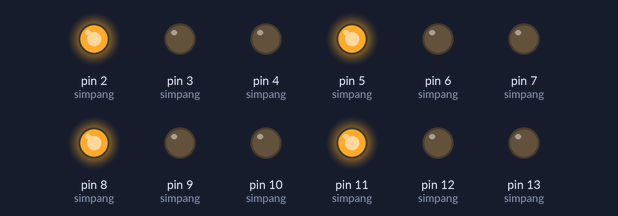
The sketch below on a simulated Arduino Uno, built with avr-gcc and run on an emulated ATmega328P. Parts: output pins drawn as LEDs (lit = HIGH).

Above: at 0.1 s.
At 1.1 s:
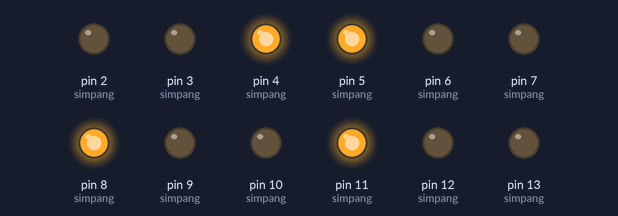
At 7.83 s:
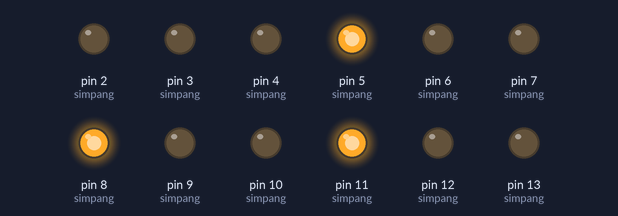
At 15.0 s:
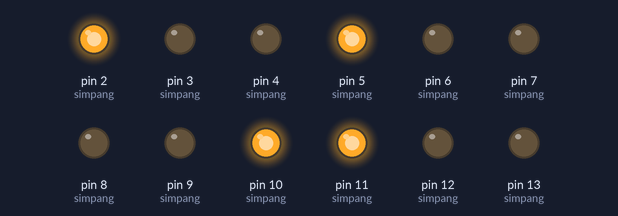
At 22.0 s:
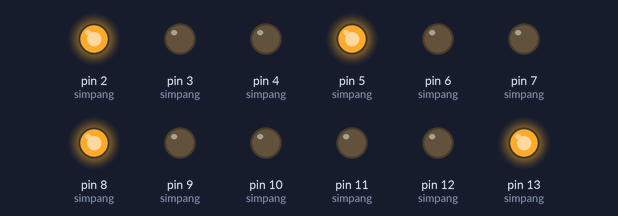
At 36.0 s:
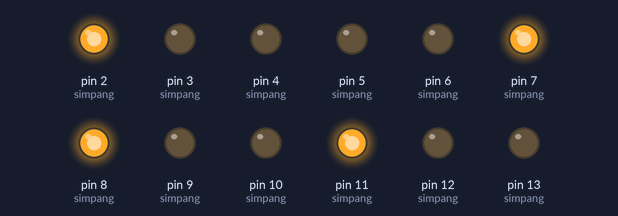
Timing chart, 0 to 37.5 s (numbered marks = the images above):
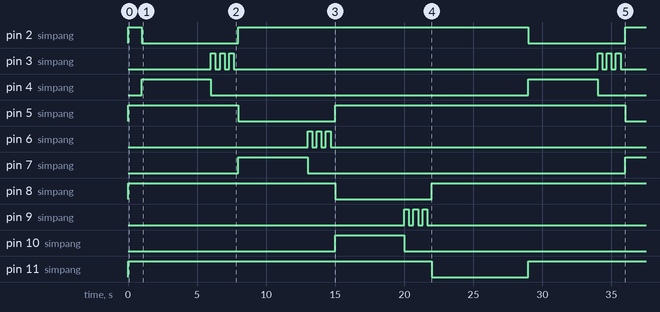

Measured:
- by itself, pin 2 (simpang): alternates HIGH for 21.0 s and LOW for 7.0 s
- by itself, pin 3 (simpang): LOW → HIGH at 6.0 s, → LOW 0.33 s later, → HIGH 0.33 s later, → LOW 0.33 s later, … (12 changes in this stretch)
- by itself, pin 4 (simpang): alternates HIGH for 5.0 s and LOW for 23.0 s
- by itself, pin 5 (simpang): HIGH → LOW at 8.0 s, → HIGH 7.0 s later, → LOW 21.0 s later
- by itself, pin 6 (simpang): LOW → HIGH at 13.0 s, → LOW 0.33 s later, → HIGH 0.33 s later, → LOW 0.33 s later, … (6 changes in this stretch)
- by itself, pin 7 (simpang): LOW → HIGH at 8.0 s, → LOW 5.0 s later, → HIGH 23.0 s later
- by itself, pin 8 (simpang): HIGH → LOW at 15.0 s, → HIGH 7.0 s later
- by itself, pin 9 (simpang): LOW → HIGH at 20.0 s, → LOW 0.33 s later, → HIGH 0.33 s later, → LOW 0.33 s later, … (6 changes in this stretch)

The sketch:

trafficLight4Arah.ino
```cpp
// ================== STRUKTUR DATA ==================
// Struktur untuk menyimpan pin LED pada satu simpang
struct Lampu {
  int merah;   // pin LED merah
  int kuning;  // pin LED kuning
  int hijau;   // pin LED hijau
};

// Array simpang (4 arah: Utara, Timur, Selatan, Barat)
Lampu simpang[4] = {
  {2, 3, 4},    // Utara
  {5, 6, 7},    // Timur
  {8, 9, 10},   // Selatan
  {11, 12, 13}  // Barat
};

// ================== DURASI ==================
// Waktu lampu hijau (ms)
const int DURASI_HIJAU = 5000;

// Waktu lampu kuning menyala dan mati saat kedip (ms)
const int KEDIP_ON  = 300;
const int KEDIP_OFF = 300;

// Total durasi lampu kuning (ms)
const int DURASI_KUNING = 2000;

// ================== SETUP ==================
void setup() {
  // Set semua pin LED sebagai OUTPUT
  for (int i = 0; i < 4; i++) {
    pinMode(simpang[i].merah, OUTPUT);
    pinMode(simpang[i].kuning, OUTPUT);
    pinMode(simpang[i].hijau, OUTPUT);
  }

  // Kondisi awal: semua lampu merah
  resetSemua();

  // Delay awal agar sistem stabil
  delay(1000);
}

// ================== LOOP ==================
void loop() {
  // Jalankan tiap simpang secara berurutan
  for (int i = 0; i < 4; i++) {
    jalankanLampu(i);
  }
}

// ================== FUNCTION ==================

// Fungsi untuk mengatur semua lampu menjadi merah
void resetSemua() {
  for (int i = 0; i < 4; i++) {
    digitalWrite(simpang[i].merah, HIGH);   // nyalakan merah
    digitalWrite(simpang[i].kuning, LOW);   // matikan kuning
    digitalWrite(simpang[i].hijau, LOW);    // matikan hijau
  }
}

// Fungsi untuk menjalankan 1 siklus lampu pada satu simpang
void jalankanLampu(int index) {
  resetSemua(); // pastikan semua merah dulu

  // ================= HIJAU =================
  digitalWrite(simpang[index].merah, LOW);   // matikan merah
  digitalWrite(simpang[index].hijau, HIGH);  // nyalakan hijau
  delay(DURASI_HIJAU);                       // tunggu 5 detik

  // ================= KUNING =================
  digitalWrite(simpang[index].hijau, LOW);   // matikan hijau

  int kedip = 3; // jumlah kedipan

  // Hitung waktu tiap ON/OFF agar total = 2 detik
  int waktuPerKedip = DURASI_KUNING / (kedip * 2);

  for (int i = 0; i < kedip; i++) {
    digitalWrite(simpang[index].kuning, HIGH); // nyala kuning
    delay(waktuPerKedip);

    digitalWrite(simpang[index].kuning, LOW);  // mati kuning
    delay(waktuPerKedip);
  }

  // ================= MERAH =================
  digitalWrite(simpang[index].merah, HIGH); // kembali ke merah
}
```
